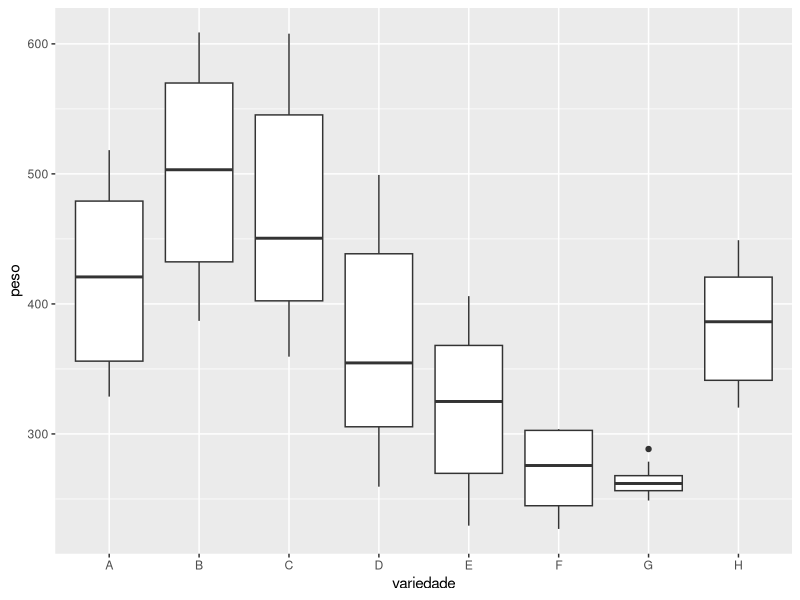
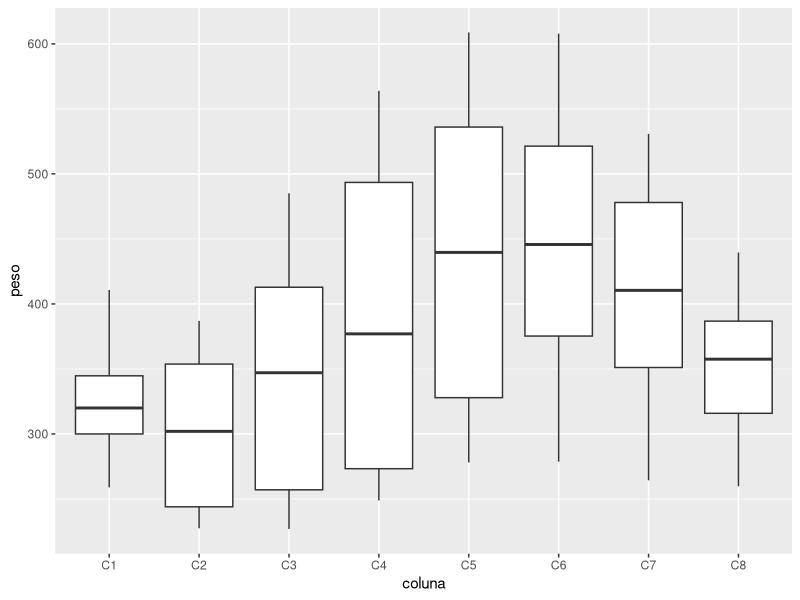
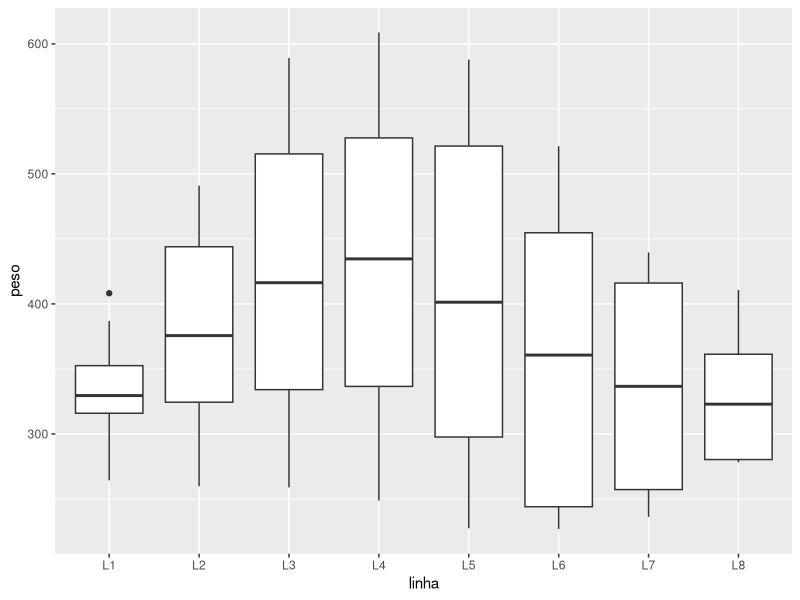
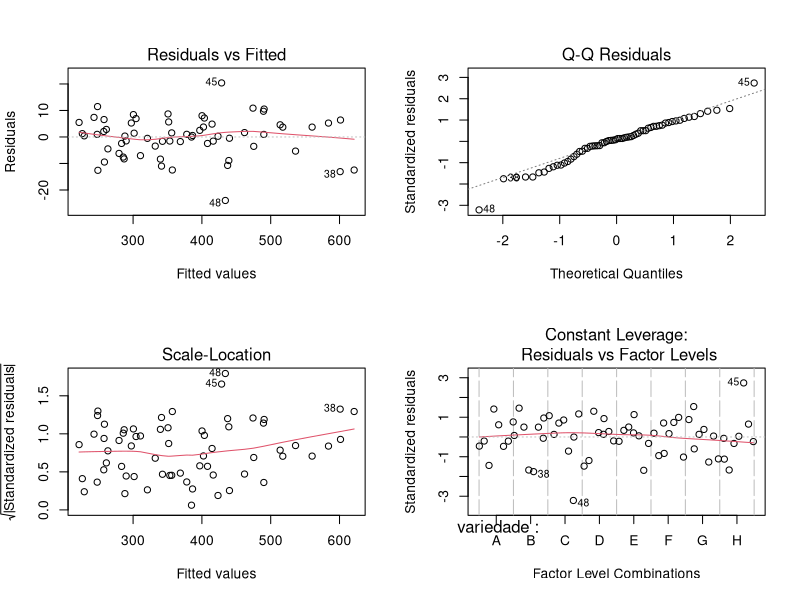
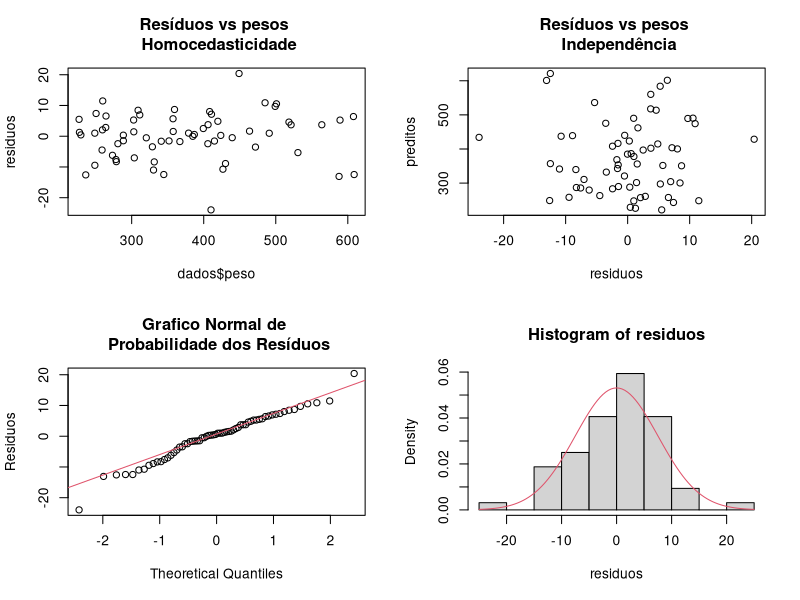
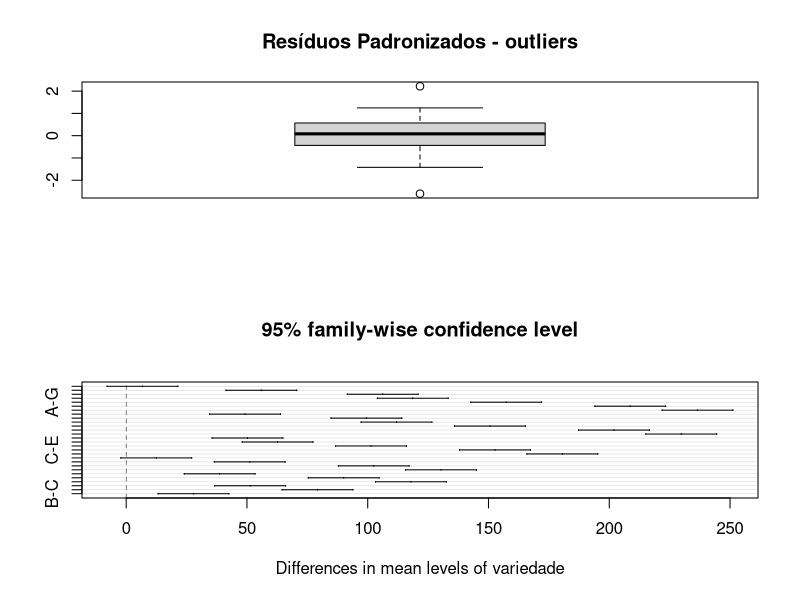

These figures' R source, in order:
# trabalho 3 - Jonatha Azevedo e Leonardo Filgueira
# delineamento em quadrados latinos

# Experimento: Comparar a produção de 8 variedades de cana-de-açúcar.
# A fim de controlar o efeito de fertilidade do solo, foi utilizado
# o delineamento em blocos, dividindo a área em linhas em colunas,
# de modo a obter uma planta por célula (linha, coluna).

# Unidade experimental: cana de acucar
# Variável resposta: peso da producao
# Níveis: variedades da cana de acucar

require(dplyr)
require(tidyr)
require(ggplot2)

set.seed(1)

linha <- rep(paste0("L", 1:8), each = 8)
coluna <- rep(paste0("C", 1:8), 8)

dados <- data_frame(linha, coluna)

dados <- dados %>% 
  mutate(variedade = c(LETTERS[c(1:8, 
                                 8, 1:7,
                                 7:8, 1:6,
                                 6:8, 1:5,
                                 5:8, 1:4,
                                 4:8, 1:3,
                                 3:8, 1:2,
                                 2:8, 1)])) # %>% 
  # spread(key = coluna, value = variedade)
  
# média global
mu <- 300

dados <- dados %>% 
  mutate(efeito_linha = case_when(
    linha == "L1" ~ 10,
    linha == "L2" ~ 50,
    linha == "L3" ~ 95,
    linha == "L4" ~ 100,
    linha == "L5" ~ 80,
    linha == "L6" ~ 30,
    linha == "L7" ~ 10,
    linha == "L8" ~ 0),
  efeito_coluna = case_when(
    coluna == "C1" ~ -25,
    coluna == "C2" ~ -50,
    coluna == "C3" ~ -10,
    coluna == "C4" ~ 35,
    coluna == "C5" ~ 85,
    coluna == "C6" ~ 100,
    coluna == "C7" ~ 50,
    coluna == "C8" ~ 0),
  efeito_linha_coluna = efeito_linha + efeito_coluna,
  peso = case_when(
    variedade == "A" ~  mu + efeito_linha_coluna + rnorm(8, 50, 10),
    variedade == "B" ~  mu + efeito_linha_coluna + rnorm(8, 130, 10),
    variedade == "C" ~  mu + efeito_linha_coluna + rnorm(8, 100, 10),
    variedade == "D" ~  mu + efeito_linha_coluna + rnorm(8, 0, 10),
    variedade == "E" ~  mu + efeito_linha_coluna + rnorm(8, -50, 10),
    variedade == "F" ~  mu + efeito_linha_coluna + rnorm(8, -100, 10),
    variedade == "G" ~  mu + efeito_linha_coluna + rnorm(8, -110, 10),
    variedade == "H" ~  mu + efeito_linha_coluna + rnorm(8, 10, 10))
  )

dados %>% 
  ggplot(aes(x = variedade, y = peso)) + 
  geom_boxplot()

dados %>% 
  ggplot(aes(x = coluna, y = peso)) + 
  geom_boxplot()

dados %>% 
  ggplot(aes(x = linha, y = peso)) + 
  geom_boxplot()



# Ajustando o modelo ------------------------------------------------------

# H_0: mi = mj , para todo i != j , i,j = 1,2,....,8 (variedades da cana)
# H_1: pelo menos um par diferente 

# nivel de significancia adotado: 5%

mod <- aov(peso ~ variedade + linha + coluna ,data = dados)
anova(mod)


# Análise dos resíduos ------------------------------------------------

par(mfrow=c(2,2))
plot(mod)


# Homocedasticidade, Normalidade e Independência --------------------------

residuos <- (mod$residuals)

par(mfrow=c(2,2))

names(residuos) <- NULL

# grafico dos residuos pelos pesos

plot(dados$peso,residuos)
title("Resíduos vs pesos \n Homocedasticidade")

preditos <- (mod$fitted.values)

# grafico dos residuos pelos pesos 

plot(residuos,preditos)
title("Resíduos vs pesos \n Independência")

qqnorm(residuos,ylab="Residuos", main=NULL)
qqline(residuos,col  = 2)
title("Grafico Normal de \n Probabilidade dos Resíduos")

# outra forma de verificar a normalidade graficamente

hist(residuos,prob = T)
curve(dnorm(x,mean(residuos),sd(residuos)),add = T,col = 2)
par(mfrow=c(2,1))


# analizando os graficos, podemos verificar que os residuos parecem ser 
# normalmente distribuidos

# Teste de normalidade - shapiro ------------------------------------------

# H_0:  os dados seguem uma distribuicao de probabildiade normal
# H_1: os dados nao seguem uma distribuicao de probabildiade normal

# nivel de significancia adotado: 5%
shapiro.test(residuos)

# com o p-valor > 0.05 , nao rejeitamos a hipotose de normalidade nos residuos 

# padronizando e buscando outliers nos residuos

respad <- (residuos/sqrt(anova(mod)$"Mean Sq"[4]))
boxplot(respad)
title("Resíduos Padronizados - outliers")

outlier<-c(max(respad),min(respad))
outlier



# Teste para Comparações Múltiplas ----------------------------------------



compMult <- TukeyHSD(mod, "variedade", ord=T)
compMult
plot(compMult)

# hipoteses do teste HSD de Tukey


# H_0: mu_i = mu_j , i != j
# H_1: mu_i != mu_j

# nivel de significancia adotado: 5%

aux <- as.data.frame(compMult$variedade) %>% 
  tibble::rownames_to_column("dupla")

aux  %>% 
 select(pvalor = 5, everything()) %>%  
    filter(pvalor > .05) 

# Podemos ver que nao rejitamos a hipotese nula para os pares de tratamento
# F-G e H-D. Isso siginigica que para todas as outras combinacoes de 
# variedades de cana de acucar, existe diferenca significativa no peso da 
# producao. 

duplas <- aux %>% filter(lwr > 0 , upr > 0) %>% 
    mutate(dupals_split = stringr::str_split(dupla,pattern = "-"))

k <- duplas$dupals_split

# os tratamentos da direita afetam o peso da produacao pra cima e os
# tratamentos da esquerda afetam o peso da producao pra baixo. 

# Conclusao ---------------------------------------------------------------

# Foi importante usar o delineamento por quadrado latino pois verificamos efeito da linha e da coluna 
# (o conjunto de terra onde foi plantado a cana) sobre o peso da produção de cana de acucar, como 
#indica o resultado da analise de variancia. 

